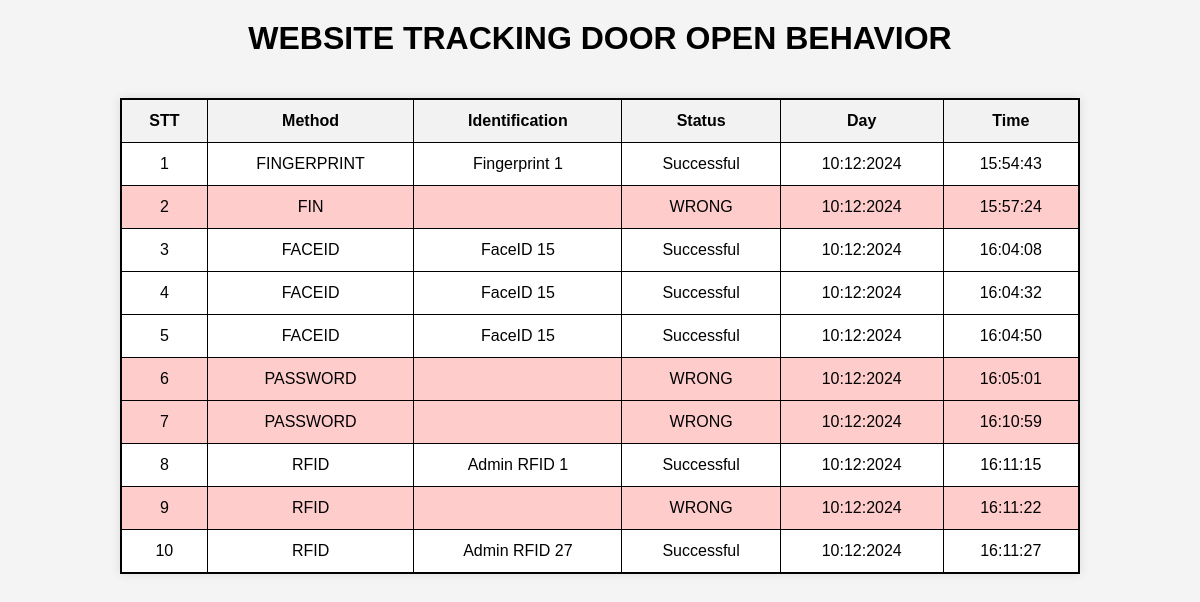
The page / on the database its author committed.
### tables this page shows
CREATE TABLE monitor (STT INTEGER PRIMARY KEY AUTOINCREMENT NOT NULL, Method TEXT NOT NULL, Identification TEXT NOT NULL, Status TEXT NOT NULL, Time TEXT NOT NULL, Day TEXT NOT NULL);

### app.py (the view)
@app.route('/')
def index():
    data = get_monitor_data()
    return render_template('index.html', data=data)

### app.py (called while the page is built)
def get_monitor_data():
    conn = sqlite3.connect(r'D:\DATN\DATN_FINAL_main\FACE_RECOGNITION\data.db')
    cursor = conn.cursor()
    cursor.execute("SELECT STT, Method, Identification, Status, Time, Day FROM monitor")
    data = cursor.fetchall()
    conn.close()
    return data

### templates/index.html (shortened to what this page needs)
<!DOCTYPE html>
<html lang="en">
<head>
</head>
<body>
    <h1>WEBSITE TRACKING DOOR OPEN BEHAVIOR</h1>
    <div class="container">
        <table>
            <thead>
                <tr>
                    <th>STT</th>
                    <th>Method</th>
                    <th>Identification</th>
                    <th>Status</th>
                    <th>Day</th>
                    <th>Time</th>
                </tr>
            </thead>
            <tbody id="data-table">
                {% for row in data %}
                <tr class="{% if row[3] == 'WRONG' %}highlight{% endif %}">
                    <td>{{ row[0] }}</td>
                    <td>{{ row[1] }}</td>
                    <td>{{ row[2] }}</td>
                    <td>{{ row[3] }}</td>
                    <td>{{ row[5] if row[5] else '' }}</td>
                    <td>{{ row[4] if row[4] else '' }}</td>
                </tr>
                {% endfor %}
            </tbody>
        </table>
    </div>
</body>
</html>

### templates/index.html (style rules this page uses)
body { font-family: Arial, sans-serif; display: flex; flex-direction: column; align-items: center; height: 100vh; margin: 0; background-color: #f4f4f4; }
.container { width: 80%; margin: 20px auto; background-color: #fff; box-shadow: 0 0 10px rgba(0, 0, 0, 0.1); overflow-y: auto; max-height: 70vh; }
table { border-collapse: collapse; width: 100%; border: 2px solid #000000; }
th, td { padding: 12px; text-align: center; border: 1px solid #000; }
th { background-color: #f2f2f2; }
h1 { text-align: center; margin-top: 20px; }
.highlight { background-color: #ffcccc; }

### rows shown on the page
monitor: STT "1", Method "FINGERPRINT", Identification "Fingerprint 1", Status "Successful", Day "10:12:2024", Time "15:54:43"
monitor: STT "2", Method "FIN", Status "WRONG", Day "10:12:2024", Time "15:57:24"
monitor: STT "3", Method "FACEID", Identification "FaceID 15", Status "Successful", Day "10:12:2024", Time "16:04:08"
monitor: STT "4", Method "FACEID", Identification "FaceID 15", Status "Successful", Day "10:12:2024", Time "16:04:32"
monitor: STT "5", Method "FACEID", Identification "FaceID 15", Status "Successful", Day "10:12:2024", Time "16:04:50"
monitor: STT "6", Method "PASSWORD", Status "WRONG", Day "10:12:2024", Time "16:05:01"
monitor: STT "7", Method "PASSWORD", Status "WRONG", Day "10:12:2024", Time "16:10:59"
monitor: STT "8", Method "RFID", Identification "Admin RFID 1", Status "Successful", Day "10:12:2024", Time "16:11:15"
monitor: STT "9", Method "RFID", Status "WRONG", Day "10:12:2024", Time "16:11:22"
monitor: STT "10", Method "RFID", Identification "Admin RFID 27", Status "Successful", Day "10:12:2024", Time "16:11:27"
